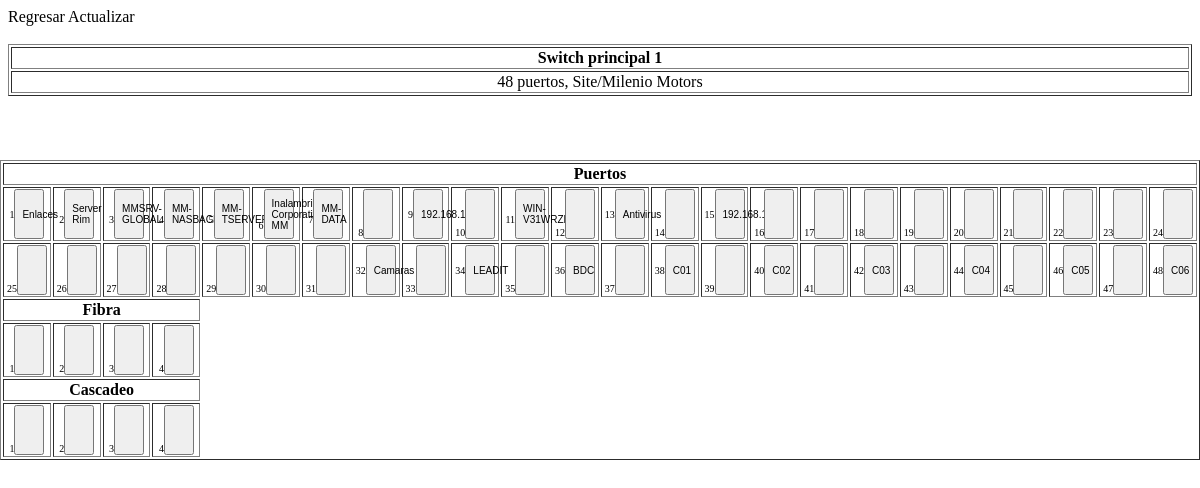
The app's page /Sistemas/Contenido/Switchs/Puertos/Panel.php?switch=1 with its own data.
### tables this page shows
CREATE TABLE `_switch_valores` (
  `id` int(10) unsigned NOT NULL auto_increment,
  `idSwitch` int(10) unsigned NOT NULL default '0',
  `idPuerto` int(10) unsigned NOT NULL default '0',
  `tipo` int(10) unsigned NOT NULL default '0',
  `valor` text,
  `panel` varchar(45) NOT NULL default '',
  `velocidadpuerto` varchar(45) default NULL,
  `comentarios` longtext,
  PRIMARY KEY  (`id`)
);

### Sistemas/Contenido/Switchs/Puertos/Panel.php (the view, shortened to what this page needs)
<?php
	include("../../../conexion.php");
	$id = $_GET["switch"];
	$sql = "SELECT * FROM switch WHERE id = $id";
	$resUsuario = mysql_query($sql,$conex) or die (mysql_error());
	$row = mysql_fetch_array($resUsuario);
	$puertos = $row["puertos"];
	$fibra = $row["puertosfibra"];
	$cascadeo = $row["puertoscascadeo"];
	$brincos = $row["brincos"];
	$res = $puertos/$brincos;
?>
<!doctype html>
<html>
<head>
	<LINK href="../../../CSS/modal_userpic.css" rel="stylesheet" type="text/css">
	<LINK href="../../../CSS/General.css" rel="stylesheet" type="text/css">
</head>
<body>
	<caption id="botones" style="text-align: right" class="elemento">
		<a href="../Panel.php">Regresar</a>
		<a href="#" onClick="javascript:window.location.reload();">Actualizar</a>
	</caption>
	<br><br>
	<div id="feedback">
		<table width="100%" border="1px" class="elemento">
			<tr class="elemento"><th><?php echo $row["nombre"]." ".$id;?></th></tr>
			<tr>
				<td align="center"><?php echo $puertos." puertos, ".$row["areas"]."/".$row["agencias"];?></td>
			</tr>
		</table>
		<div id="informacion" class="fixedHeaderTable elemento">
			<table id="datos" width="100%" border="1px">
				<tr><th colspan="<?php echo $res;?>">Puertos</th></tr>
				<?php
					$cont = 1;
					for($col = 0;$col < $brincos;$col++){
						echo "<tr>";
						for($i = 0;$i<$res;$i++){
							$con = "SELECT * FROM _switch_valores WHERE idSwitch = $id AND idPuerto = $cont AND tipo = 0";
							$resUsuario = mysql_query($con,$conex) or die (mysql_error());
							$row = mysql_fetch_array($resUsuario);
							echo "<td>".$cont."<button onClick='alerta(".$id.",".$cont.",0)'>".$row["valor"]."</button></td>";
							$cont++;
						}
						echo "</tr>";
					}
				?>
				<?php
					$cont = 1;
					$brincFibra = $res > $fibra ? 1 : $brincos;
					echo "<tr><th colspan=".$fibra.">Fibra</th></tr>";
					for($col = 0;$col < $brincFibra;$col++){
						echo "<tr>";
							for($i = 0;$i<$fibra;$i++){
								echo "<td>".$cont."<button onClick='alerta(".$id.",".$cont.",1)'></button></td>";
								$cont++;
							}
						echo "</tr>";
					}
				?>
				<?php
					$cont = 1;
					$brincCascadeo = $res > $cascadeo ? 1 : $brincos;
					echo "<tr><th colspan=".$cascadeo.">Cascadeo</th></tr>";
					for($col = 0;$col < $brincCascadeo;$col++){
						echo "<tr>";
							for($i = 0;$i<$cascadeo;$i++){
								echo "<td>".$cont."<button onClick='alerta(".$id.",".$cont.",2)'></button></td>";
								$cont++;
							}
						echo "</tr>";
					}
				?>
			</table>
		</div>
	</div>
</body>
</html>

### Sistemas/CSS/General.css (style rules this page uses)
a { color: black; text-decoration: none; }
.elemento { -webkit-user-select: none; -khtml-user-select: none; -moz-user-select: none; -o-user-select: none; -ms-user-select: none; user-select: none; }

### Sistemas/Contenido/Switchs/Puertos/Panel.php (style rules this page uses)
#datos { position: absolute; top: 20%; left: 0%; }
#datos td { text-align: center; font-size: 10px; }
button { white-space: normal; width: 50px; height: 50px; font-size: 10px; margin: 0; }
@media screen and (max-width:1200px) { button { white-space: normal; width: 30px; height: 50px; font-size: 10px; margin: 0; } }

### records on screen
_switch_valores: valor "Enlaces"
_switch_valores: valor "Server Rim"
_switch_valores: valor "MMSRV-GLOBAL"
_switch_valores: valor "MM-NASBACKUP"
_switch_valores: valor "MM-TSERVER"
_switch_valores: valor "Inalambrico Corporativo MM"
_switch_valores: valor "MM-DATA"
_switch_valores: valor "192.168.1.241"
_switch_valores: valor "WIN-V31WRZFRIQC"
_switch_valores: valor "Antivirus"
_switch_valores: valor "192.168.1.245"
_switch_valores: valor "Camaras"
_switch_valores: valor "LEADIT"
_switch_valores: valor "BDC"
_switch_valores: valor "C01"
_switch_valores: valor "C02"
_switch_valores: valor "C03"
_switch_valores: valor "C04"
_switch_valores: valor "C05"
_switch_valores: valor "C06"

### other values on screen
$row["nombre"] "Switch principal"
$id "1"
$puertos "48"
$row["areas"] "Site"
$row["agencias"] "Milenio Motors"
